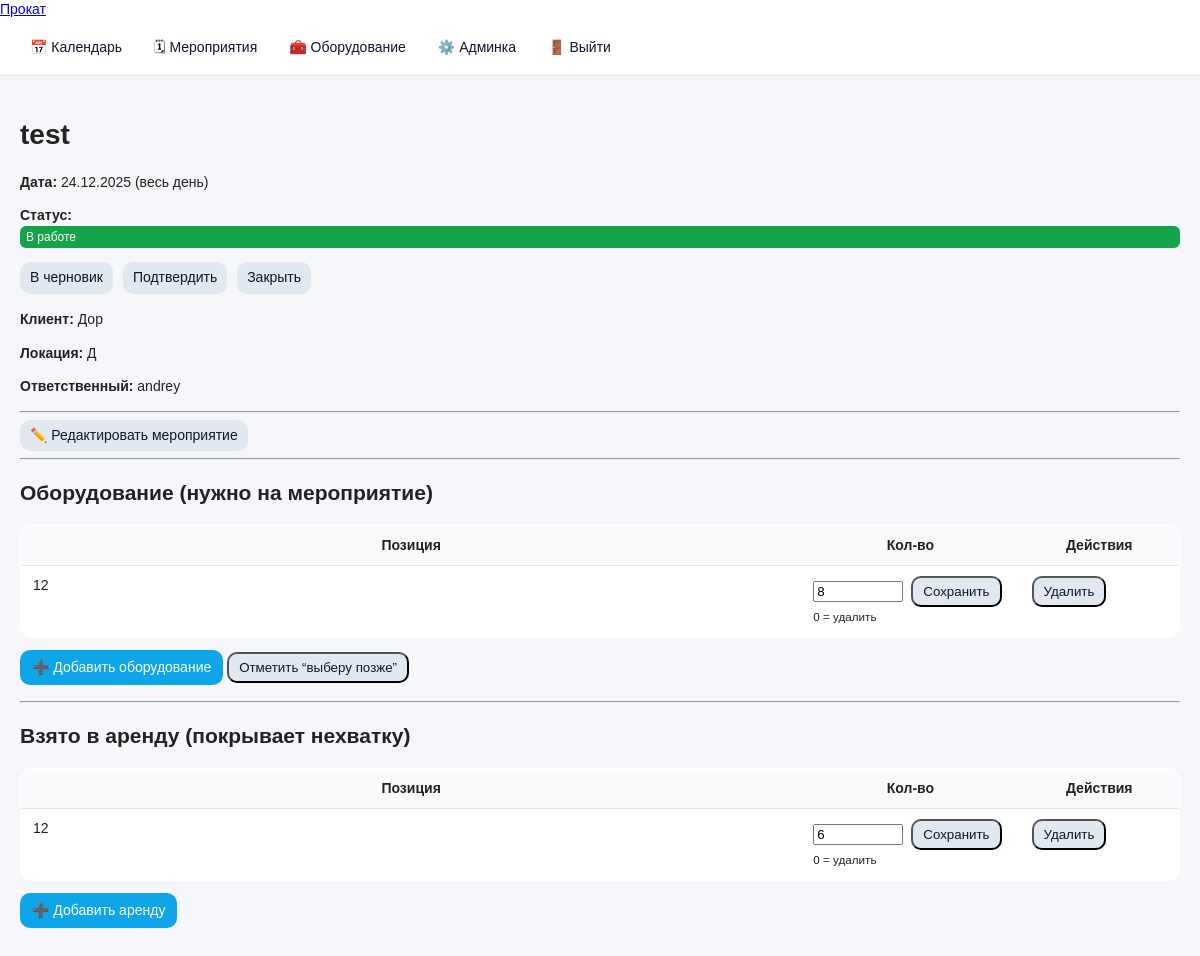
The app's page /events/1/ (signed in) with its own data.
### events/models.py (models this page shows, shortened)
class Event(models.Model):
    STATUS_DRAFT = 'draft'
    STATUS_CONFIRMED = 'confirmed'
    STATUS_IN_RENT = 'in_rent'
    STATUS_CLOSED = 'closed'
    STATUS_CHOICES = (
        (STATUS_DRAFT, 'Черновик'),
        (STATUS_CONFIRMED, 'Подтверждено'),
        (STATUS_IN_RENT, 'В работе'),
        (STATUS_CLOSED, 'Закрыто'),
    )
    name = models.CharField(max_length=200)
    status = models.CharField(
        max_length=20,
        choices=STATUS_CHOICES,
        default=STATUS_DRAFT,
        verbose_name='Статус'
    )
    all_day = models.BooleanField(default=False, verbose_name='Весь день')
    equipment_tbd = models.BooleanField(
        default=True,
        verbose_name='Оборудование выберу позже'
    )
    date_start = models.DateTimeField()
    date_end = models.DateTimeField()
    client = models.CharField(max_length=200, blank=True)
    location = models.CharField(max_length=200, blank=True)
    responsible = models.ForeignKey(
        User,
        on_delete=models.SET_NULL,
        null=True,
        related_name='events'
    )
    created_at = models.DateTimeField(auto_now_add=True)

class EventEquipment(models.Model):
    event = models.ForeignKey(
        Event,
        on_delete=models.CASCADE,
        related_name='equipment_items'
    )
    equipment = models.ForeignKey(
        Equipment,
        on_delete=models.PROTECT,
        related_name='event_items'
    )
    quantity = models.PositiveIntegerField()
    class Meta:
        unique_together = ('event', 'equipment')

class EventRentedEquipment(models.Model):
    event = models.ForeignKey(
        Event,
        on_delete=models.CASCADE,
        related_name='rented_equipment_items'
    )
    equipment = models.ForeignKey(
        Equipment,
        on_delete=models.PROTECT,
        related_name='rented_event_items'
    )
    quantity = models.PositiveIntegerField()
    class Meta:
        unique_together = ('event', 'equipment')

### accounts/models.py (models this page shows)
class User(AbstractUser):
    pass

### inventory/models.py (models this page shows, shortened)
class Equipment(models.Model):
    STATUS_CHOICES = (
        ('available', 'Доступно'),
        ('rented', 'В прокате'),
        ('broken', 'Неисправно'),
    )
    name = models.CharField(max_length=200)
    category = models.ForeignKey(
        EquipmentCategory,
        on_delete=models.PROTECT,
        related_name='equipment'
    )
    serial_number = models.CharField(max_length=100, blank=True, null=True)
    quantity_total = models.PositiveIntegerField()
    location = models.CharField(max_length=200, blank=True)
    status = models.CharField(max_length=20, choices=STATUS_CHOICES, default='available')
    notes = models.TextField(blank=True)

### events/views.py (the view)
# urls.py: path('events/<int:event_id>/', event_detail_view, name='event_detail'),
@login_required
def event_detail_view(request, event_id):
    auto_close_past_events()
    event = get_object_or_404(Event, id=event_id)
    equipment_items = (
        EventEquipment.objects
        .filter(event=event)
        .select_related('equipment')
        .order_by('equipment__name')
    )
    rented_items = (
        EventRentedEquipment.objects
        .filter(event=event)
        .select_related('equipment')
        .order_by('equipment__name')
    )
    shortages = _event_shortages(event)
    can_edit = user_can_edit(request.user)
    can_modify = _can_modify_event(request.user, event)
    return render(request, 'events/event_detail.html', {
        'event': event,
        'equipment_items': equipment_items,
        'rented_items': rented_items,
        'shortages': shortages,
        'can_edit': can_edit,
        'can_modify': can_modify,
    })

### accounts/permissions.py (called while the page is built)
def user_can_edit(user) -> bool:
    if not user or not user.is_authenticated:
        return False
    if user.is_superuser:
        return True
    return user.groups.filter(name='Полный доступ').exists()

### events/views.py (called while the page is built, shortened)
def auto_close_past_events():
    now = timezone.now()
    Event.objects.filter(
        status__in=[Event.STATUS_DRAFT, Event.STATUS_CONFIRMED, Event.STATUS_IN_RENT],
        date_end__lt=now
    ).update(status=Event.STATUS_CLOSED)

def _can_modify_event(user, event: Event) -> bool:
    if user.is_superuser:
        return True
    if getattr(event, 'is_closed', False):
        return False
    return user_can_edit(user)

def _event_reserved_other_map(event: Event) -> dict:
    reserved = (
        EventEquipment.objects
        .filter(event__date_start__lt=event.date_end, event__date_end__gt=event.date_start)
        .exclude(event=event)
        .values('equipment_id')
        .annotate(total=Sum('quantity'))
    )
    return {row['equipment_id']: (row['total'] or 0) for row in reserved}

def _event_required_map(event: Event) -> dict:
    required = (
        EventEquipment.objects
        .filter(event=event)
        .values('equipment_id')
        .annotate(total=Sum('quantity'))
    )
    return {row['equipment_id']: (row['total'] or 0) for row in required}

def _event_rented_map(event: Event) -> dict:
    rented = (
        EventRentedEquipment.objects
        .filter(event=event)
        .values('equipment_id')
        .annotate(total=Sum('quantity'))
    )
    return {row['equipment_id']: (row['total'] or 0) for row in rented}

def _event_shortages(event: Event) -> list:
    reserved_other = _event_reserved_other_map(event)
    required_map = _event_required_map(event)
    rented_map = _event_rented_map(event)
    if not required_map:
        return []
    equipment_objs = Equipment.objects.filter(id__in=required_map.keys())
    result = []
    for eq in equipment_objs:
        required = int(required_map.get(eq.id, 0) or 0)
        rented = int(rented_map.get(eq.id, 0) or 0)
        used_other = int(reserved_other.get(eq.id, 0) or 0)
        available_own = eq.quantity_total - used_other
        if available_own < 0:
            available_own = 0
        effective = available_own + rented
        shortage = required - effective
        if shortage < 0:
            shortage = 0
    result.sort(key=lambda x: x['shortage'], reverse=True)
    return result

### events/templates/events/event_detail.html (shortened to what this page needs)
{% extends "base.html" %}
{% block content %}
<h1>{{ event.name }}</h1>
<p>
    <strong>Дата:</strong>
    {% if event.all_day %}
        {{ event.date_start|date:"d.m.Y" }} (весь день)
    {% else %}
        {{ event.date_start|date:"d.m.Y H:i" }} – {{ event.date_end|date:"d.m.Y H:i" }}
    {% endif %}
</p>
<p>
    <strong>Статус:</strong>
    <span class="event-badge status-{{ event.status }}">
        {{ event.get_status_display }}
    </span>
</p>
{% if can_modify %}
<div class="toolbar">
    {% if event.status != 'draft' %}
        <a class="btn-secondary" href="{% url 'event_set_status' event.id 'draft' %}">В черновик</a>
    {% endif %}
    {% if event.status != 'confirmed' %}
        <a class="btn-secondary" href="{% url 'event_set_status' event.id 'confirmed' %}">Подтвердить</a>
    {% endif %}
    {% if event.status != 'closed' %}
        <a class="btn-secondary" href="{% url 'event_set_status' event.id 'closed' %}">Закрыть</a>
    {% endif %}
</div>
{% endif %}
<p><strong>Клиент:</strong> {{ event.client }}</p>
<p><strong>Локация:</strong> {{ event.location }}</p>
<p><strong>Ответственный:</strong> {{ event.responsible }}</p>
<hr>
{% if can_edit %}
    <a class="btn-secondary" href="{% url 'event_edit' event.id %}">✏️ Редактировать мероприятие</a>
{% endif %}
<hr>
<h2>Оборудование (нужно на мероприятие)</h2>
{% if equipment_items %}
    <table class="list-table">
        <thead>
            <tr>
                <th>Позиция</th>
                <th style="width:180px;">Кол-во</th>
                {% if can_edit %}<th style="width:160px;">Действия</th>{% endif %}
            </tr>
        </thead>
        <tbody>
            {% for item in equipment_items %}
            <tr>
                <td>{{ item.equipment.name }}</td>
                <td>
                    {% if can_edit %}
                    <form method="post" action="{% url 'event_equipment_update_qty' event.id item.id %}" style="display:flex; gap:8px; align-items:center;">
                        <input type="number" name="quantity" min="0" value="{{ item.quantity }}" style="width:90px;">
                        <button class="btn-secondary" type="submit">Сохранить</button>
                    </form>
                    <small>0 = удалить</small>
                    {% else %}
                        {{ item.quantity }}
                    {% endif %}
                </td>
                {% if can_edit %}
                <td>
                    <form method="post" action="{% url 'event_equipment_delete' event.id item.id %}">
                        <button type="submit" class="btn-secondary">Удалить</button>
                    </form>
                </td>
                {% endif %}
            </tr>
            {% endfor %}
        </tbody>
    </table>
{% else %}
    <p>Пока ничего не добавлено.</p>
{% endif %}
{% if can_edit %}
    <div class="toolbar">
        <a class="btn" href="{% url 'event_equipment_add' event.id %}">➕ Добавить оборудование</a>
        <form method="post" action="{% url 'event_equipment_tbd' event.id %}" style="display:inline;">
            <button type="submit" class="btn-secondary">Отметить “выберу позже”</button>
        </form>
    </div>
{% endif %}
<hr>
<h2>Взято в аренду (покрывает нехватку)</h2>
{% if rented_items %}
    <table class="list-table">
        <thead>
            <tr>
                <th>Позиция</th>
                <th style="width:180px;">Кол-во</th>
                {% if can_edit %}<th style="width:160px;">Действия</th>{% endif %}
            </tr>
        </thead>
        <tbody>
            {% for item in rented_items %}
            <tr>
                <td>{{ item.equipment.name }}</td>
                <td>
                    {% if can_edit %}
                    <form method="post" action="{% url 'event_rented_update_qty' event.id item.id %}" style="display:flex; gap:8px; align-items:center;">
                        <input type="number" name="quantity" min="0" value="{{ item.quantity }}" style="width:90px;">
                        <button class="btn-secondary" type="submit">Сохранить</button>
                    </form>
                    <small>0 = удалить</small>
                    {% else %}
                        {{ item.quantity }}
                    {% endif %}
                </td>
                {% if can_edit %}
                <td>
                    <form method="post" action="{% url 'event_rented_delete' event.id item.id %}">
                        <button type="submit" class="btn-secondary">Удалить</button>
                    </form>
                </td>
                {% endif %}
            </tr>
            {% endfor %}
        </tbody>
    </table>
{% else %}
    <p>Пока ничего не арендовано.</p>
{% endif %}
{% if can_edit %}
    <div class="toolbar">
        <a class="btn" href="{% url 'event_rented_add' event.id %}">➕ Добавить аренду</a>
    </div>
{% endif %}
{% endblock %}

### static/css/base.css (style rules this page uses)
* { box-sizing: border-box; }
body { margin: 0; font-family: Arial, Helvetica, sans-serif; font-size: 14px; line-height: 1.4; color: #222; background: #f6f7fb; }
.btn { display: inline-block; padding: 8px 12px; border-radius: 10px; background: #0ea5e9; color: #ffffff; text-decoration: none; }
.btn-secondary { display: inline-block; padding: 6px 10px; border-radius: 10px; background: #e2e8f0; color: #0f172a; text-decoration: none; margin-right: 6px; }
.list-table { width: 100%; border-collapse: collapse; background: #ffffff; border: 1px solid #e5e7eb; border-radius: 12px; overflow: hidden; }
.list-table th, .list-table td { padding: 10px 12px; border-bottom: 1px solid #e5e7eb; vertical-align: top; }
.list-table th { background: #f8fafc; font-weight: bold; }
.toolbar { margin: 12px 0 16px 0; }

### static/css/calendar.css (style rules this page uses)
.event-badge { display: block; margin-bottom: 4px; padding: 4px 6px; border-radius: 6px; font-size: 12px; line-height: 1.2; text-decoration: none; color: #ffffff; word-wrap: break-word; }
.status-in_rent { background-color: #16a34a; }

### records on screen
Event: name "test", date_start "24.12.2025", status "В работе", client "Дор", location "Д", responsible "andrey"
EventEquipment: equipment.name "12", quantity "8"
EventRentedEquipment: equipment.name "12", quantity "6"
